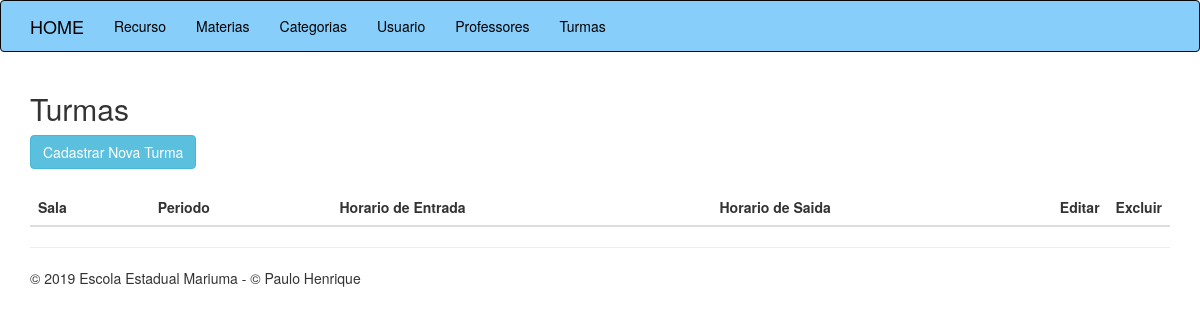
Before: /turmas.php with the older database file.
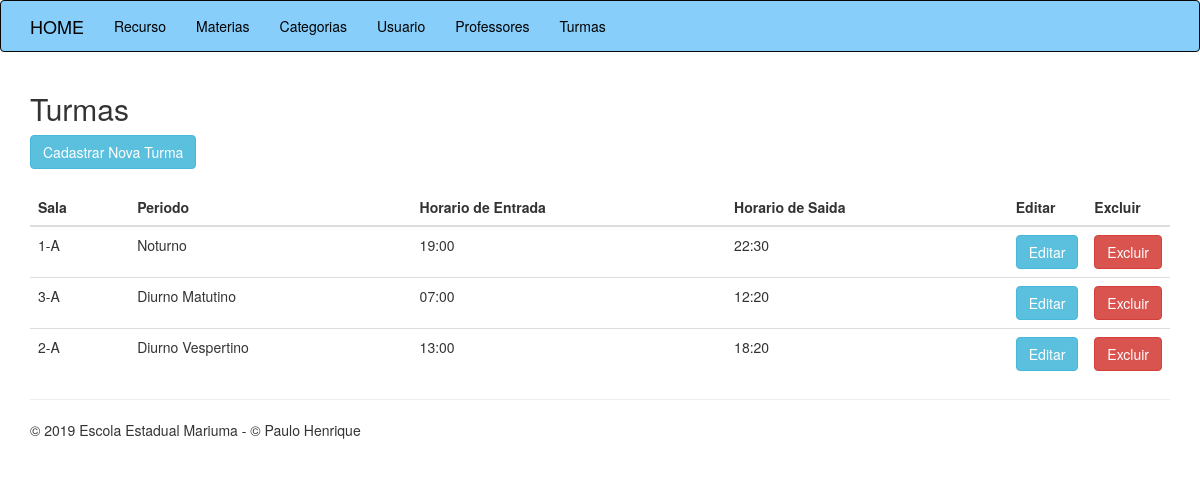
After: the same page with the newer database file.
### tables this page shows
CREATE TABLE `tb_turma` (
  `id` int(11) NOT NULL,
  `sala` varchar(30) NOT NULL,
  `periodo` varchar(20) NOT NULL,
  `horarioInicio` varchar(10) NOT NULL,
  `horarioFim` varchar(10) NOT NULL
);

### classes/Turma.php (called while the page is built, shortened)
<?php
class Turma{
    public function listarTurma(){
        $conexao = new PDO("mysql:host=127.0.0.1;dbname=escola","root","");
        $query = "SELECT id, sala, periodo, horarioInicio, horarioFim  FROM tb_turma";
        $resultado = $conexao->query($query);
        $lista = $resultado->fetchAll();
        return $lista;
    }
}
?>

### turmas.php (the view)
<?php
    require_once 'cabecalho.php';
    require_once 'classes/Turma.php';
    $turma = new Turma();
    $listar = $turma->listarTurma();
?>
<h2>Turmas</h2>
<a href="turmas-criar.php"  class="btn btn-info">Cadastrar Nova Turma</a>
<br><br>
<table class="table">
    <thead>
        <th>Sala</th>
        <th>Periodo</th>
        <th>Horario de Entrada</th>
        <th>Horario de Saida</th>
        <th class="acao">Editar</th>
        <th class="acao">Excluir</th>
    </thead>
    <tbody>
        <?php foreach($listar as $linha){?>
            <tr>
                <td><?php echo $linha['sala'];?></td>
                <td><?php echo $linha['periodo'];?></td>
                <td><?php echo $linha['horarioInicio'];?></td>
                <td><?php echo $linha['horarioFim'];?></td>
                <td><a href="turmas-editar.php?CODIGO=<?php echo $linha['id'];?>" class="btn btn-info">Editar</a></td>
                <td><a href="turmas-excluir.php?CODIGO=<?php echo $linha['id'];?>" class="btn btn-danger">Excluir</a></td>
            </tr>
        <?php }?>
    </tbody>
</table>
<?php require_once 'rodape.php'?>

### cabecalho.php (shortened to what this page needs)
<!DOCTYPE html>
<html lang="pt-br">
<head>
    <link href="assets/css/bootstrap.min.css" rel="stylesheet">
    <link href="assets/css/app.css" rel="stylesheet">
</head>
<body>
<nav class="navbar navbar-inverse">
    <div class="container">
        <div class="navbar-header">
            <a class="navbar-brand" href="index.php">HOME</a>
        </div>
        <div id="navbar" class="navbar-collapse collapse">
            <ul class="nav navbar-nav">
                <li><a href="recursos.php">Recurso</a></li>
                <li><a href="materias.php">Materias</a></li>
                <li><a href="categorias.php">Categorias</a></li>
                <li><a href="usuarios.php">Usuario</a></li>
                <li><a href="professores.php">Professores</a></li>
                <li><a href="turmas.php">Turmas</a></li>
            </ul>
        </div>
    </div>
</nav>
<div class="container">

### rodape.php
<hr>
<footer>
    <p>&copy; 2019 Escola Estadual Mariuma - &copy; Paulo Henrique</p>
</footer>
</div>
</body>
</html>

### assets/css/app.css (style rules this page uses)
.table th+.acao { width: 50px; }
.navbar-inverse { background-color: lightskyblue; }
.navbar-inverse a { color: black !important; }

Changed rows visible on the page:
added tb_turma: sala "1-A", periodo "Noturno", horarioInicio "19:00", horarioFim "22:30"
added tb_turma: sala "3-A", periodo "Diurno Matutino", horarioInicio "07:00", horarioFim "12:20"
added tb_turma: sala "2-A", periodo "Diurno Vespertino", horarioInicio "13:00", horarioFim "18:20"
